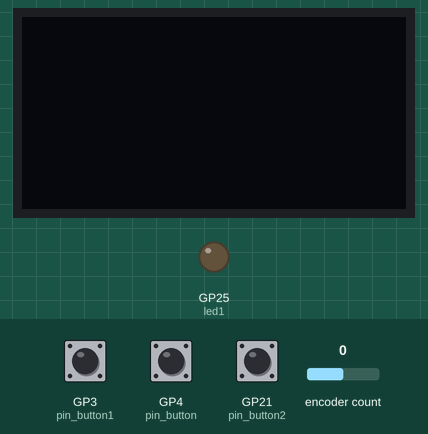
The program below on a simulated Raspberry Pi Pico running MicroPython. Parts: 128×64 one-colour display, output pins drawn as LEDs (lit = HIGH). The inputs (shaded band) are chosen by the test bench; at power-on: encoder count 0, GP4 (pin_button) HIGH, GP3 (pin_button1) HIGH, GP21 (pin_button2) HIGH. Library files of the repository ran but are not shown: ssd1306.py; what the program prints to the serial console is not drawn.

Above: at 1.2 s.
1.3 s: encoder count set to 4
At 2.3 s:
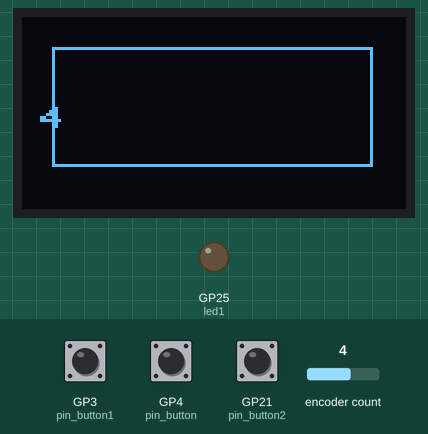
2.9 s: GP4 (pin_button) pulled LOW for 0.15 s
At 4.3 s:
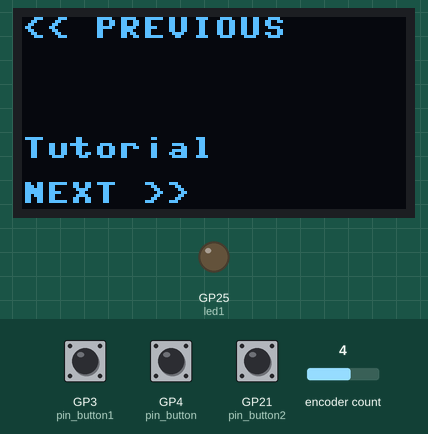
5.3 s: encoder count set to 5
At 6.5 s:
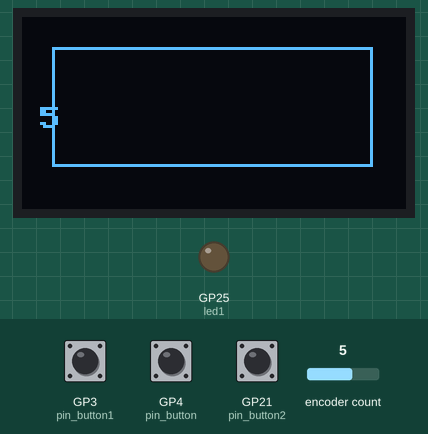
6.8 s: encoder count set to 6
8.3 s: GP4 (pin_button) pulled LOW for 1 s
At 8.9 s:
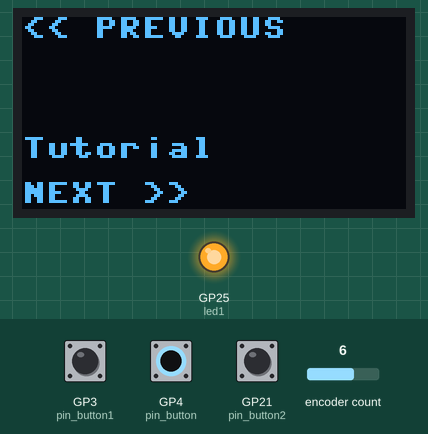
Timing chart, 0 to 11.3 s (numbered marks = the images above; inputs shaded):
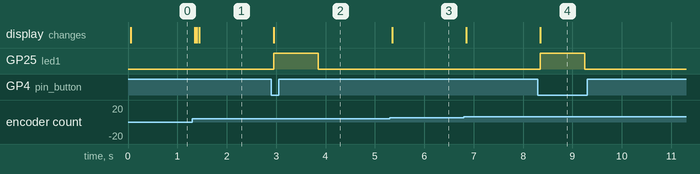

Measured:
- after the input at 1.3 s, the display: first changes after 0.05 s (image 1 shows a later state)
- after the input at 2.9 s, GP25 (led1): LOW → HIGH after 0.05 s, → LOW 0.90 s later; the display: changes after 0.05 s (image 2)
- after the input at 5.3 s, the display: changes after 0.05 s (image 3)
- after the input at 8.3 s, GP25 (led1): LOW → HIGH after 0.05 s, → LOW 0.90 s later; the display: changes after 0.05 s (image 4)

The program:

test.py
```python
from machine import Pin
import utime

from machine import Pin, I2C
from ssd1306 import SSD1306_I2C
WIDTH =128
HEIGHT= 64
i2c=I2C(0,scl=Pin(1),sda=Pin(0),freq=200000)
oled = SSD1306_I2C(WIDTH,HEIGHT,i2c)

button_pressed_count = 0 # global variable
button_pressed_count1 = 0 # global variable
button_pressed_count2 = 0 # global variable
pin_button = Pin(4, mode=Pin.IN, pull=Pin.PULL_UP)
pin_button1 = Pin(3, mode=Pin.IN, pull=Pin.PULL_UP)
pin_button2 = Pin(21, mode=Pin.IN, pull=Pin.PULL_UP)
button = Pin(18, Pin.IN, Pin.PULL_UP)   #Internal pull-up
button1 = Pin(19, Pin.IN, Pin.PULL_UP)   #Internal pull-up
button2 = Pin(20, Pin.IN, Pin.PULL_UP)   #Internal pull-up


from rotary_irq_rp2 import RotaryIRQ


# Enter the two GPIO pins you connected to data pins A and B
# Note the order of the pins isn't strict, swapping the pins
# will swap the direction of change.
#rotary = RotaryIRQ(6, 7)

# If you're using a Standalone Rotary Encoder instead of a module,
# you might need to enable the internal pull-ups on the Pico
rotary = RotaryIRQ(6, 7, pull_up=True)

current_val = 0  # Track the last known value of the encoder
led1 =Pin(25,Pin.OUT)
delay=.90
delay1=.10
led1.value(0)

def button_isr(pin):
    if pin_button.value() == 0:
      global button_pressed_count
      button_pressed_count += 1
    elif pin_button1.value() == 0:
      global button_pressed_count1
      button_pressed_count1 += 1
    elif pin_button2.value() == 0:
        if button.value() ==0 and button1.value() ==0 and button2.value() ==1:
            global button_pressed_count2
            button_pressed_count2 += 1

def screen():
    oled.fill(0)
    oled.text("<< PREVIOUS", 0, 0)
    oled.text("Tutorial", 0, 40)
    oled.text("NEXT >>", 0, 55)
    oled.show()

def screen1():
    oled.fill(0)
    oled.text("<< PREVIOUS", 0, 0)
    oled.text("nice", 0, 40)
    oled.text("NEXT >>", 0, 55)
    oled.show()

while True:
    button_pressed_count_old = 0
    pin_button.irq(trigger=Pin.IRQ_FALLING,handler=button_isr)
    pin_button1.irq(trigger=Pin.IRQ_FALLING,handler=button_isr)
    pin_button2.irq(trigger=Pin.IRQ_FALLING,handler=button_isr)

    new_val = rotary.value()  # What is the encoder value right now?

    if current_val != new_val:  # The encoder value has changed!
        oled.fill(0)
        oled.text(str(new_val), 5, 30)
        oled.rect(10, 10, 107, 40, 1)
        oled.show()
        print('Encoder value:', new_val)  # Do something with the new value
        current_val = new_val  # Track this change as the last know value
    elif button_pressed_count != button_pressed_count_old:
      screen()
      led1.value(1)
      utime.sleep(delay)
      led1.value(0)
      utime.sleep(delay)
      button_pressed_count= 0
    elif button_pressed_count2 != button_pressed_count_old:
      screen1()
      led1.value(1)
      utime.sleep(delay1)
      led1.value(0)
      utime.sleep(delay1)
      button_pressed_count2= 0
```
